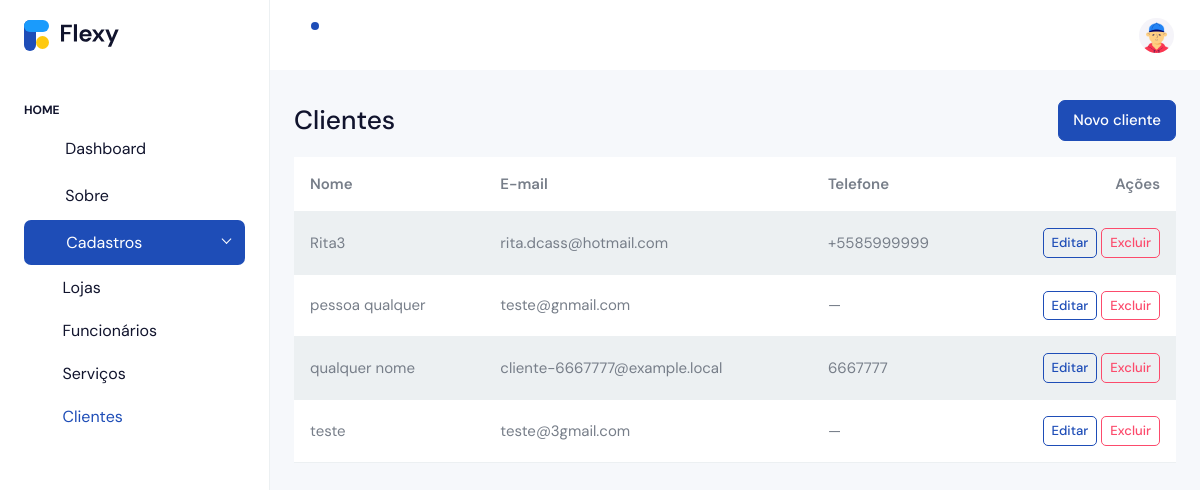
Page /cadastro/clientes/ (signed in) on the earlier database version.
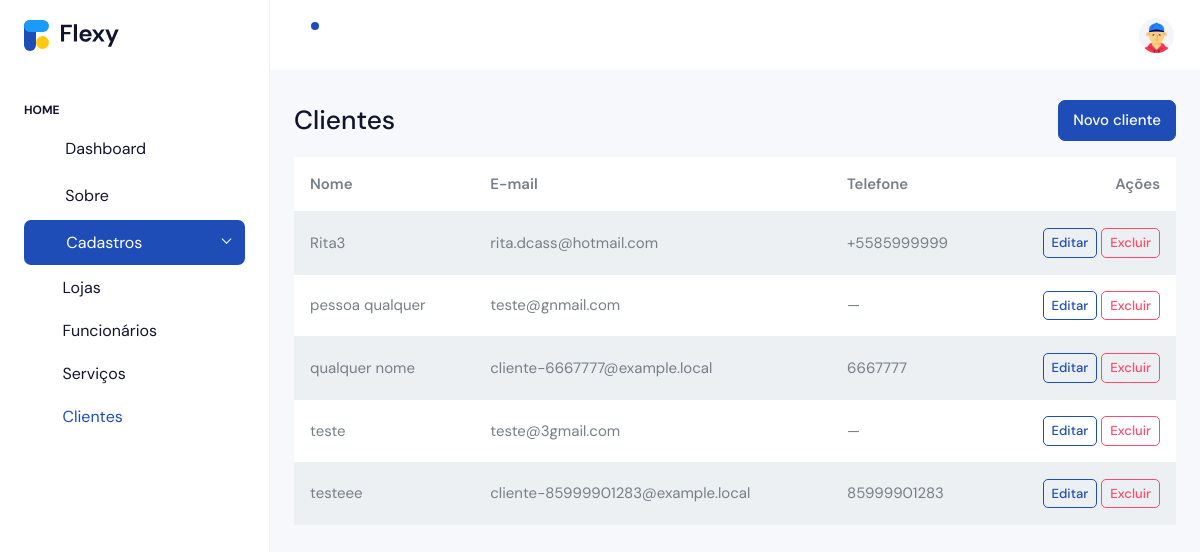
Same page on the later database version.
### apps/cadastro/models.py (models this page shows, shortened)
class Cliente(models.Model):
    owner = models.ForeignKey(
        User,
        on_delete=models.CASCADE,
        related_name='clientes',
        limit_choices_to={'is_owner': True}
    )
    user = models.ForeignKey(
        User,
        on_delete=models.CASCADE,
        related_name='cliente_de',
        limit_choices_to={'is_client': True}
    )
    criado_em = models.DateTimeField(auto_now_add=True)
    class Meta:
        unique_together = (('owner', 'user'),)
        ordering = ('user__full_name',)

### apps/accounts/models.py (models this page shows, shortened)
class User(AbstractUser):
    nome = models.CharField(max_length=120, blank=True, null=True)
    sobrenome = models.CharField(max_length=120, blank=True, null=True)
    grupo = models.SlugField(max_length=150, blank=True)  # << slug único para subdomínio
    email = models.EmailField(unique=True)
    is_owner = models.BooleanField(default=False)
    is_client = models.BooleanField(default=False)
    phone_regex = RegexValidator(r"^\+?\d{10,15}$", "Informe telefone no formato internacional, ex.: +5585...")
    phone = models.CharField(max_length=17, blank=True, null=True, validators=[phone_regex])
    full_name = models.CharField(max_length=120, blank=True, null=True)
    USERNAME_FIELD = "email"
    REQUIRED_FIELDS = []
    objects = UserManager()

### apps/cadastro/views.py (the view, shortened to what this page needs)
# urls.py: path('clientes/', views.clientes, name='clientes'),
@login_required
@subscription_required
def clientes(request):
    if not getattr(request.user, 'is_owner', False):
        return redirect('accounts:owner_login')
    target = request.headers.get('HX-Target')
    form = ClienteForm()
    qs = Cliente.objects.filter(owner=request.user).select_related('user').order_by('user__full_name')
    if request.headers.get('HX-Request') and target != 'content':
        return render(request, 'cadastro/partials/clientes.html', {'clientes': qs})
    return render(request, 'cadastro/clientes.html', {'form': form, 'clientes': qs})

### apps/accounts/models.py (called while the page is built)
    def is_active(self) -> bool:
        return timezone.now() <= self.end_date

### apps/cadastro/templates/cadastro/clientes.html (shortened to what this page needs)
{% extends 'accounts/index.html' %}
{% block content %}
<div class="d-flex justify-content-between align-items-center mb-3">
  <h3 class="m-0">Clientes</h3>
  <button class="btn btn-primary" data-bs-toggle="modal" data-bs-target="#modalCliente">
    Novo cliente
  </button>
</div>
<div class="table-responsive">
  <table class="table table-striped align-middle">
    <thead>
      <tr><th>Nome</th><th>E-mail</th><th>Telefone</th><th class="text-end">Ações</th></tr>
    </thead>
    {% include 'cadastro/partials/clientes.html' %}
  </table>
</div>
{% endblock %}

### apps/cadastro/templates/cadastro/partials/clientes.html
<tbody id="clientes-tbody">
  {% for c in clientes %}
  <tr>
    <td>{{ c.user.full_name|default:c.user.email }}</td>
    <td>{{ c.user.email }}</td>
    <td>{{ c.user.phone|default:"—" }}</td>
    <td class="text-end">
      <button class="btn btn-sm btn-outline-primary"
              hx-get="{% url 'cadastro:cliente_edit' c.pk %}"
              hx-target="#modalClienteOps .modal-content"
              hx-swap="innerHTML"
              hx-on="htmx:afterOnLoad: (function(){ const m=document.getElementById('modalClienteOps'); if(m){ bootstrap.Modal.getOrCreateInstance(m).show(); } })()">
        Editar
      </button>
      <button class="btn btn-sm btn-outline-danger"
              hx-get="{% url 'cadastro:cliente_delete' c.pk %}"
              hx-target="#modalClienteOps .modal-content"
              hx-swap="innerHTML"
              hx-on="htmx:afterOnLoad: (function(){ const m=document.getElementById('modalClienteOps'); if(m){ bootstrap.Modal.getOrCreateInstance(m).show(); } })()">
        Excluir
      </button>
    </td>
  </tr>
  {% empty %}
  <tr><td colspan="4" class="text-muted">Nenhum cliente ainda.</td></tr>
  {% endfor %}
</tbody>

Differences in the rows shown:
added Cliente: user.full_name "testeee", user.email "cliente-85999901283@example.local", user.phone "85999901283"
